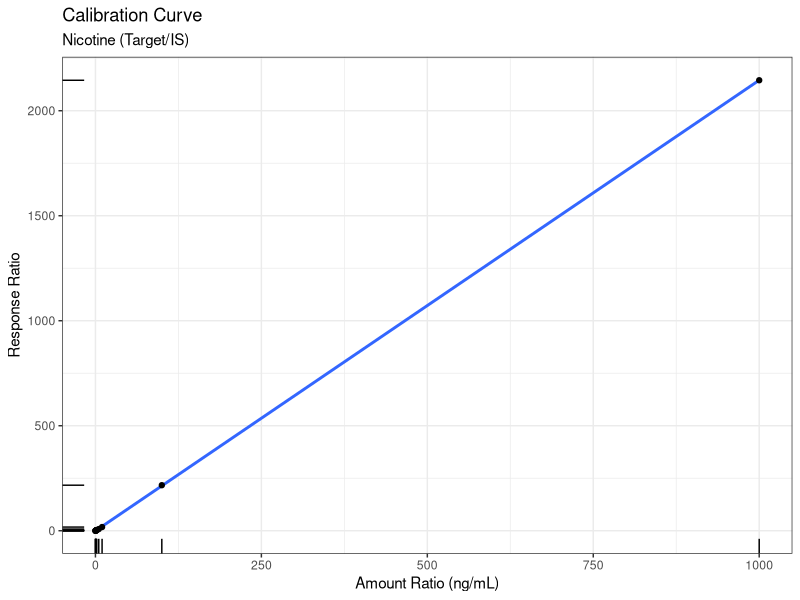

Reproduce this figure in R.
## ---- chunk 1
library(tidyverse)
## ---- chunk 2
x <- read_csv("TestData.csv")
IntStdConc <- 5 # ppb, TODO double check concentration of IS
## ---- chunk 3
calibration_data <- x %>% 
  filter(Type == "Cal") %>%
  mutate(calResponseRatio = TargetResponse / IntStdResponse,
         calAmountRatio = ExptConc / IntStdConc)

lm_result <- summary(lm(calibration_data$calResponseRatio ~ calibration_data$calAmountRatio))

calibration_curve <- ggplot(calibration_data, aes(calAmountRatio, calResponseRatio)) +
    #facet_wrap(~) +
    geom_smooth(method = lm) +
    geom_point() +
    labs(x = 'Amount Ratio (ng/mL)', y = 'Response Ratio') +
    labs(title = 'Calibration Curve', subtitle = "Nicotine (Target/IS)") +
    geom_rug() +
    theme_bw()
print(calibration_curve)
